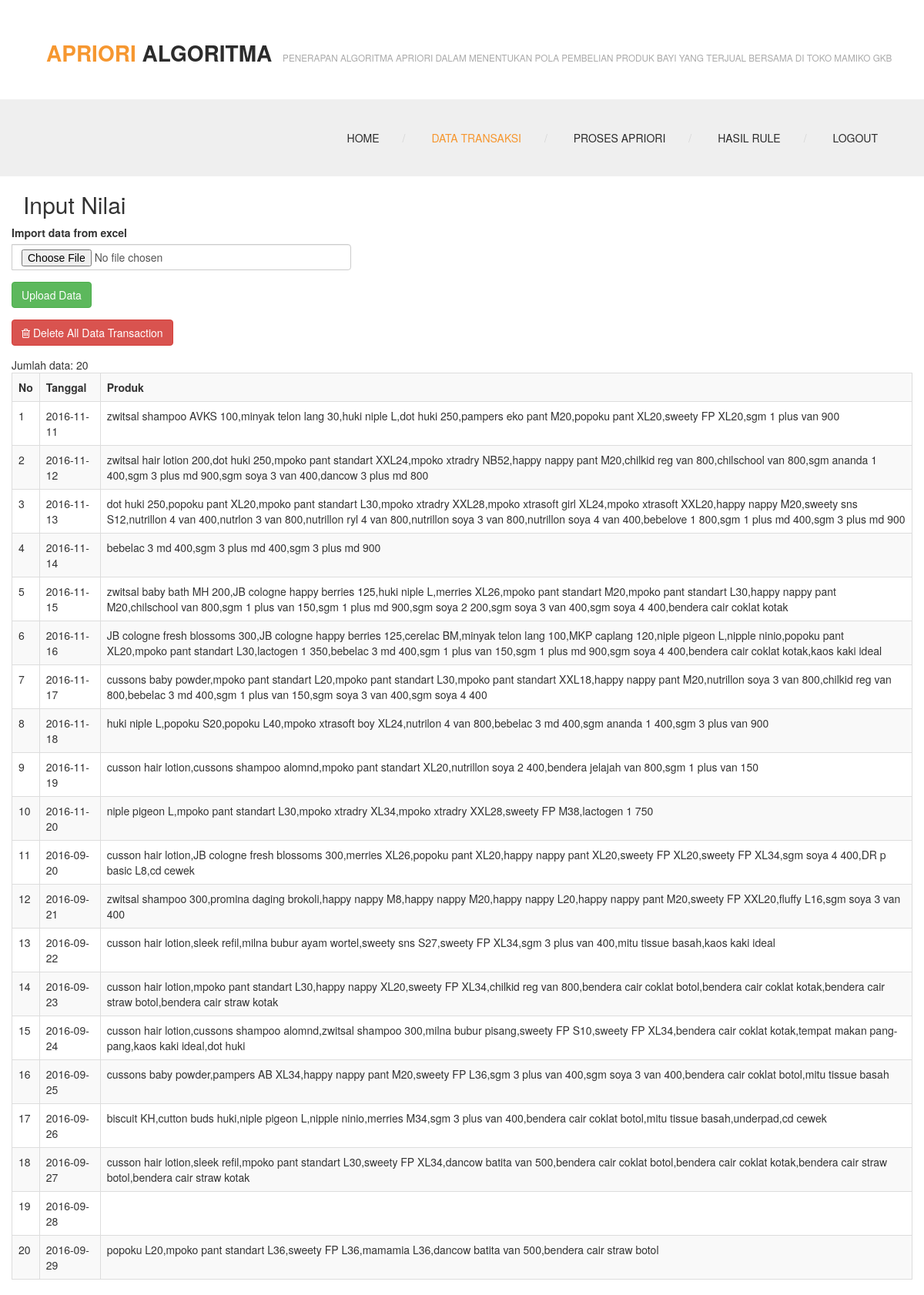
/index.php?menu=data_transaksi (signed in), run on the app's committed database.
### tables this page shows
CREATE TABLE `transaksi` (
  `id` int(11) NOT NULL AUTO_INCREMENT,
  `transaction_date` date DEFAULT NULL,
  `produk` text,
  PRIMARY KEY (`id`)
);

### database.php (called while the page is built, shortened)
<?php
class database {
    private $servername;
    private $user_db;
    private $password_db;
    private $database;
    private $koneksi;
    function database() {
        return $this->connect_db();
    }
    function load_conf_db() {
        $path = dirname(__FILE__) . '/koneksi.php';
        if (file_exists($path)) {
            $conf = include $path;
            $this->servername = @$conf['host'];
            $this->database = @$conf['dbname'];
            $this->user_db = @$conf['username'];
            $this->password_db = @$conf['password'];
        }
    }
    public function connect_db() {
        $this->koneksi = mysqli_connect($this->servername, $this->user_db, $this->password_db, $this->database);
        return $this->koneksi;
    }
    function db_query($sql) {
        $conn = $this->koneksi;
        return mysqli_query($conn, $sql);
    }
    function db_fetch_array($result) {
        return mysqli_fetch_array($result);
    }
    function db_num_rows($result) {
        return mysqli_num_rows($result);
    }
}
?>

### koneksi.php (called while the page is built)
<?php
return array(
    'host' => "localhost",
    'username' => "root",
    'password' => "",
    'dbname' => "apriori_toko",
);
?>

### data_transaksi.php (the view, shortened to what this page needs)
<?php
include_once "database.php";
?>
<section class="page_head">
    <div class="container">
        <div class="row">
            <div class="col-lg-12 col-md-12 col-sm-12">
                <div class="page_title">
                    <h2>Input Nilai</h2>
                </div>
            </div>
        </div>
    </div>
</section>
<?php
$db_object = new database();
        ?>
        <?php
$sql = "SELECT
        *
        FROM
         transaksi";
$query=$db_object->db_query($sql);
$jumlah=$db_object->db_num_rows($query);
?>
<div class="super_sub_content">
    <div class="container">
        <div class="row">
            <form method="post" enctype="multipart/form-data" action="">
                <div class="form-group">
                    <div class="input-group">
                        <label>Import data from excel</label>
                        <input name="file_data_transaksi" type="file" class="form-control">
                    </div>
                </div>
                <div class="form-group">
                    <input name="submit" type="submit" value="Upload Data" class="btn btn-success">
                </div>
                <div class="form-group">
                    <button name="delete" type="submit"  class="btn btn-danger" >
                        <i class="fa fa-trash-o"></i> Delete All Data Transaction
                    </button>
                </div>
            </form>
            <?php
            echo "Jumlah data: ".$jumlah."<br>";
            if($jumlah==0){
                    echo "Data kosong...";
            }
            else{
            ?>
            <table class='table table-bordered table-striped  table-hover'>
                <tr>
                <th>No</th>
                <th>Tanggal</th>
                <th>Produk</th>
                </tr>
                <?php
                    $no=1;
                    while($row=$db_object->db_fetch_array($query)){
                        echo "<tr>";
                            echo "<td>".$no."</td>";
                            echo "<td>".$row['transaction_date']."</td>";
                            echo "<td>".$row['produk']."</td>";
                        echo "</tr>";
                        $no++;
                    }
                    ?>
            </table>
            <?php
            }
            ?>
        </div>
    </div>
</div>

### css/templatemo-style.css (style rules this page uses)
html, body, div, span, applet, object, iframe, h1, h2, h3, h4, h5, h6, p, blockquote, pre, a, abbr, acronym, address, big, cite, code, del, dfn, em, img, ins, kbd, q, s, samp, small, strike, strong, sub, sup, tt, var, b, u, i, center, dl, dt, dd, ol, ul, li, fieldset, form, label, legend, table, caption, tbody, tfoot, thead, tr, th, td, article, aside, canvas, details, embed, figure, figcaption, footer, header, hgroup, menu, nav, output, ruby, section, summary, time, mark, audio, video { margin: 0; padding: 0; border: 0; font-size: 100%; vertical-align: baseline; }
body { line-height: 1; }
table { border-collapse: collapse; border-spacing: 0; }
html { font-size: 100%; -webkit-text-size-adjust: 100%; -ms-text-size-adjust: 100%; }
article, aside, details, figcaption, figure, footer, header, hgroup, nav, section, img { display: block; }
button, input, select, textarea { font-size: 100%; margin: 0; vertical-align: baseline; *vertical-align: middle; }
button, input { line-height: normal; *overflow: visible; }
button, input[type="button"], input[type="reset"], input[type="submit"] { cursor: pointer; -webkit-appearance: button; }
body { font-family: "Roboto", sans-serif; font-size: .89em; line-height: 1.75; color: #777777; background-color: #efefef; text-rendering: optimizeLegibility; }
h1, h2, h3, h4, h5, h6 { font-family: "Roboto Slab", serif; color: #2c2c2c; }
*, *:before, *:after { -moz-box-sizing: border-box; -webkit-box-sizing: border-box; box-sizing: border-box; }
button, input, select, textarea { border: 1px solid #d5d5d5; outline: 0; padding: 10px 12px; color: #aaaaaa; }

### data on the page
transaksi: transaction_date "2016-11-11", produk "zwitsal shampoo AVKS 100,minyak telon lang 30,huki niple L,dot huki 250,pampers eko pant M20,popoku pant XL20,sweety FP XL20,sgm 1 plus van 900"
transaksi: transaction_date "2016-11-12", produk "zwitsal hair lotion 200,dot huki 250,mpoko pant standart XXL24,mpoko xtradry NB52,happy nappy pant M20,chilkid reg van 800,chilschool van 800,sgm ananda 1 400,sgm 3 plus md 900,sgm soya 3 van 400,dancow 3 plus md 800"
transaksi: transaction_date "2016-11-13", produk "dot huki 250,popoku pant XL20,mpoko pant standart L30,mpoko xtradry XXL28,mpoko xtrasoft girl XL24,mpoko xtrasoft XXL20,happy nappy M20,sweety sns S12,nutrillon 4 van 400,nutrlon 3 van 800,nutrillon ryl 4 van 800,nutrillon soya 3 van 800,nutrillon soya 4 van 400,bebelove 1 800,sgm 1 plus md 400,sgm 3 plus md 900"
transaksi: transaction_date "2016-11-14", produk "bebelac 3 md 400,sgm 3 plus md 400,sgm 3 plus md 900"
transaksi: transaction_date "2016-11-15", produk "zwitsal baby bath MH 200,JB cologne happy berries 125,huki niple L,merries XL26,mpoko pant standart M20,mpoko pant standart L30,happy nappy pant M20,chilschool van 800,sgm 1 plus van 150,sgm 1 plus md 900,sgm soya 2 200,sgm soya 3 van 400,sgm soya 4 400,bendera cair coklat kotak"
transaksi: transaction_date "2016-11-16", produk "JB cologne fresh blossoms 300,JB cologne happy berries 125,cerelac BM,minyak telon lang 100,MKP caplang 120,niple pigeon L,nipple ninio,popoku pant XL20,mpoko pant standart L30,lactogen 1 350,bebelac 3 md 400,sgm 1 plus van 150,sgm 1 plus md 900,sgm soya 4 400,bendera cair coklat kotak,kaos kaki ideal"
transaksi: transaction_date "2016-11-17", produk "cussons baby powder,mpoko pant standart L20,mpoko pant standart L30,mpoko pant standart XXL18,happy nappy pant M20,nutrillon soya 3 van 800,chilkid reg van 800,bebelac 3 md 400,sgm 1 plus van 150,sgm soya 3 van 400,sgm soya 4 400"
transaksi: transaction_date "2016-11-18", produk "huki niple L,popoku S20,popoku L40,mpoko xtrasoft boy XL24,nutrilon 4 van 800,bebelac 3 md 400,sgm ananda 1 400,sgm 3 plus van 900"
transaksi: transaction_date "2016-11-19", produk "cusson hair lotion,cussons shampoo alomnd,mpoko pant standart XL20,nutrillon soya 2 400,bendera jelajah van 800,sgm 1 plus van 150"
transaksi: transaction_date "2016-11-20", produk "niple pigeon L,mpoko pant standart L30,mpoko xtradry XL34,mpoko xtradry XXL28,sweety FP M38,lactogen 1 750"
transaksi: transaction_date "2016-09-20", produk "cusson hair lotion,JB cologne fresh blossoms 300,merries XL26,popoku pant XL20,happy nappy pant XL20,sweety FP XL20,sweety FP XL34,sgm soya 4 400,DR p basic L8,cd cewek"
transaksi: transaction_date "2016-09-21", produk "zwitsal shampoo 300,promina daging brokoli,happy nappy M8,happy nappy M20,happy nappy L20,happy nappy pant M20,sweety FP XXL20,fluffy L16,sgm soya 3 van 400"
transaksi: transaction_date "2016-09-22", produk "cusson hair lotion,sleek refil,milna bubur ayam wortel,sweety sns S27,sweety FP XL34,sgm 3 plus van 400,mitu tissue basah,kaos kaki ideal"
transaksi: transaction_date "2016-09-23", produk "cusson hair lotion,mpoko pant standart L30,happy nappy XL20,sweety FP XL34,chilkid reg van 800,bendera cair coklat botol,bendera cair coklat kotak,bendera cair straw botol,bendera cair straw kotak"
transaksi: transaction_date "2016-09-24", produk "cusson hair lotion,cussons shampoo alomnd,zwitsal shampoo 300,milna bubur pisang,sweety FP S10,sweety FP XL34,bendera cair coklat kotak,tempat makan pang-pang,kaos kaki ideal,dot huki"
transaksi: transaction_date "2016-09-25", produk "cussons baby powder,pampers AB XL34,happy nappy pant M20,sweety FP L36,sgm 3 plus van 400,sgm soya 3 van 400,bendera cair coklat botol,mitu tissue basah"
transaksi: transaction_date "2016-09-26", produk "biscuit KH,cutton buds huki,niple pigeon L,nipple ninio,merries M34,sgm 3 plus van 400,bendera cair coklat botol,mitu tissue basah,underpad,cd cewek"
transaksi: transaction_date "2016-09-27", produk "cusson hair lotion,sleek refil,mpoko pant standart L30,sweety FP XL34,dancow batita van 500,bendera cair coklat botol,bendera cair coklat kotak,bendera cair straw botol,bendera cair straw kotak"
transaksi: transaction_date "2016-09-28"
transaksi: transaction_date "2016-09-29", produk "popoku L20,mpoko pant standart L36,sweety FP L36,mamamia L36,dancow batita van 500,bendera cair straw botol"

### other printed values
$jumlah "20"
